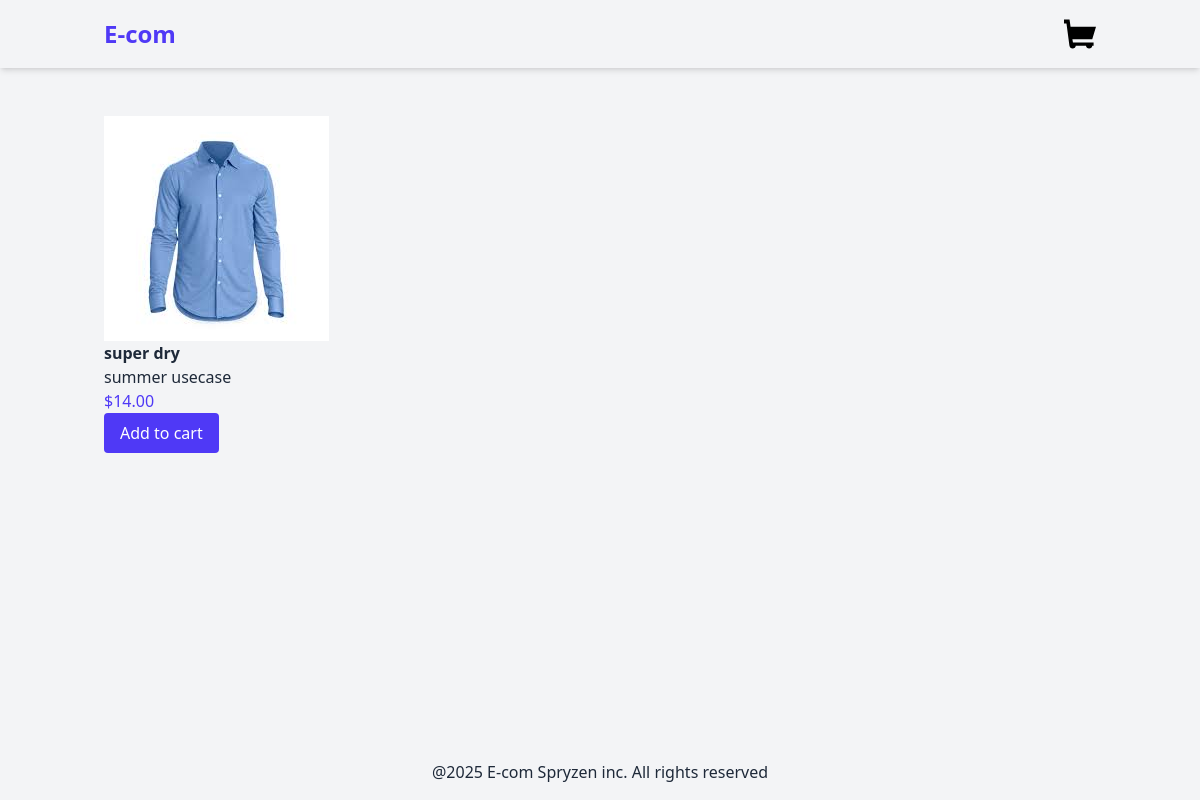
Page /product/5/super-dry/ on the committed database.
### products/models.py (models this page shows, shortened)
class Product(models.Model):
    category = models.ForeignKey(Category,related_name='products',on_delete=models.CASCADE)
    name = models.CharField(max_length=250)
    slug = models.SlugField(max_length=250)
    description = models.TextField(blank=True)
    price = models.DecimalField(max_digits=10,decimal_places=2)
    available = models.BooleanField(default=True)
    created = models.DateTimeField(auto_now_add=True)
    updated = models.DateTimeField(auto_now=True)
    image = models.ImageField(upload_to='products',blank=True,null=True)

### products/views.py (the view)
# urls.py: path('product/<int:id>/<slug:slug>/', views.product_detail, name="product_detail"),
def product_detail(request, id, slug):
    product = get_object_or_404(Product, id=id, slug=slug, available=True)
    return render(request, 'products/product/detail.html', {'product':product})

### products/templates/products/product/detail.html (shortened to what this page needs)
{% extends "base.html" %}
{%block content%}
<div class="container mx-auto p-4 flex">
<div>
    {%if product.image%}
    <img src="{{product.image.url}}" alt={{product.name}} class="max-h-[80vh]">
    {%else%}
    <p>The image is not available</p>
    {%endif%}
    <h3 class="font-semibold">{{product.name}}</h3>
    <p>{{product.description}}</p>
    <p class="text-indigo-600">${{product.price}}</p>
    <form action="{%url 'cart:cart_add' product.id%}" method="post" id="add-to-cart-form">
        <button type="submit" class="bg-indigo-600 text-white px-4 py-2 rounded">Add to cart</button>
    </form>
</div>
</div>
    {%endblock%}

### rows in the picture
Product: image (picture), name "super dry", description "summer usecase", price "14.00"
